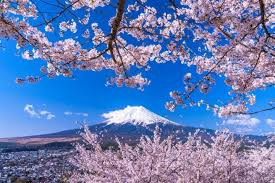
#> input picture PCD-SESI9-PRIHATINI/bungga sakura.jpg, 275 x 183 px, found by its file name
$ python sobel.py
#> lines starting #> are read from the running program, lines starting #| are printed output that depends on the picture
import numpy as np
import matplotlib.pyplot as plt
import imageio.v2 as imageio

# Baca gambar grayscale
image = imageio.imread('c:\\Users\\Prihatini\\Pictures\\bungga sakura.jpg')
#> image is the input picture: shape (183, 275, 3); mean R, G, B 101.1, 126.1, 181

# Konversi ke skala abu-abu jika belum dalam grayscale
if len(image.shape) == 3:
    image = np.dot(image[..., :3], [0.2989, 0.5870, 0.1140])
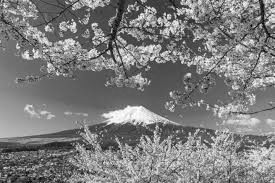
#> image: shape (183, 275) float64; min 1.32, max 254.7, mean 124.9

# Definisikan kernel Sobel X dan Y
sobelX = np.array([
    [-1, 0, 1],
    [-2, 0, 2],
    [-1, 0, 1]
])

sobelY = np.array([
    [-1, -2, -1],
    [ 0,  0,  0],
    [ 1,  2,  1]
])

# Tambahkan padding ke gambar
imgPad = np.pad(image, pad_width=1, mode='constant', constant_values=0)
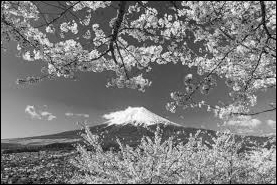
#> imgPad: shape (185, 277) float64; min 0, max 254.7, mean 122.6

# Buat array kosong untuk Gx dan Gy
Gx = np.zeros_like(image)
Gy = np.zeros_like(image)

# Lakukan iterasi untuk menghitung gradien
for y in range(1, imgPad.shape[0] - 1):
    for x in range(1, imgPad.shape[1] - 1):
        # Ambil region 3x3
        region = imgPad[y-1:y+2, x-1:x+2]
        # Hitung Gx dan Gy
        Gx[y-1, x-1] = (region * sobelX).sum()
        Gy[y-1, x-1] = (region * sobelY).sum()
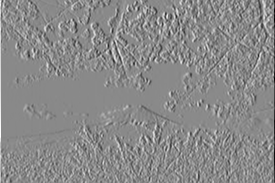
#> Gx: shape (183, 275) float64; min -886.7, max 752.8, mean 0.3; drawn with min black and max white
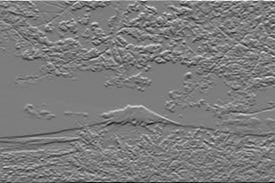
#> Gy: shape (183, 275) float64; min -832, max 869.4, mean -0.1; drawn with min black and max white

# Hitung magnitudo gradien
gradient_magnitude = np.sqrt(Gx**2 + Gy**2)
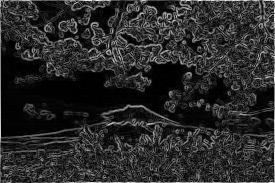
#> gradient_magnitude: shape (183, 275) float64; min 0, max 893.8, mean 146.9; drawn with min black and max white
gradient_magnitude = (gradient_magnitude / gradient_magnitude.max()) * 255  # Normalisasi ke 0-255
gradient_magnitude = np.clip(gradient_magnitude,0,255)
gradient_magnitude = gradient_magnitude.astype(np.uint8)

# Tampilkan hasil dalam satu figure dengan 4 subplot
plt.figure(figsize=(16, 4))

plt.subplot(1, 4, 1)
plt.title("Original Image")
plt.imshow(image, cmap='gray')
plt.axis('off')

plt.subplot(1, 4, 2)
plt.title("Sobel X")
plt.imshow(Gx, cmap='gray')
plt.axis('off')

plt.subplot(1, 4, 3)
plt.title("Sobel Y")
plt.imshow(Gy, cmap='gray')
plt.axis('off')

plt.subplot(1, 4, 4)
plt.title("Gradient Magnitude")
plt.imshow(gradient_magnitude, cmap='gray')
plt.axis('off')

plt.tight_layout()
plt.show()
